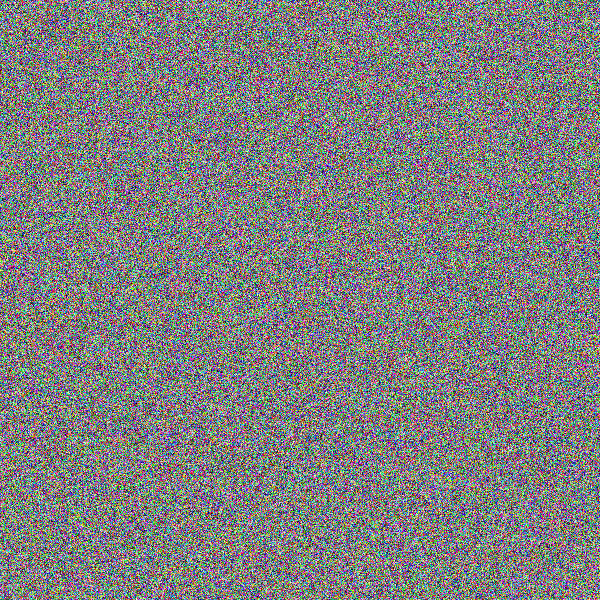
Frame 1 (no input)
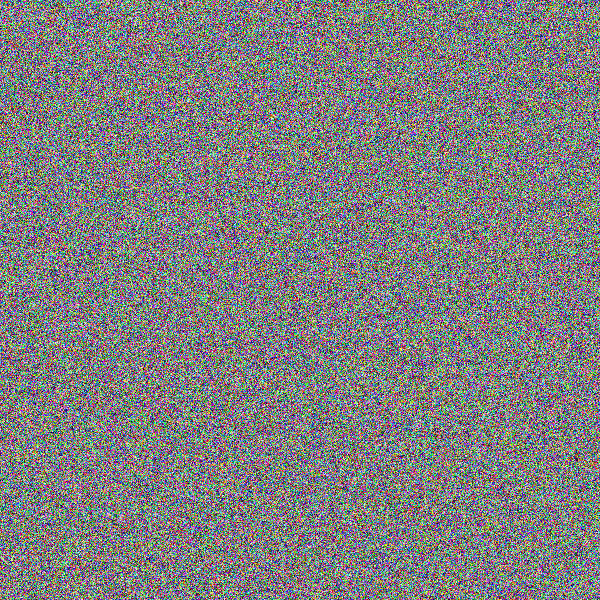
Frame 60 (the mouse pressed at the canvas centre just before this capture)
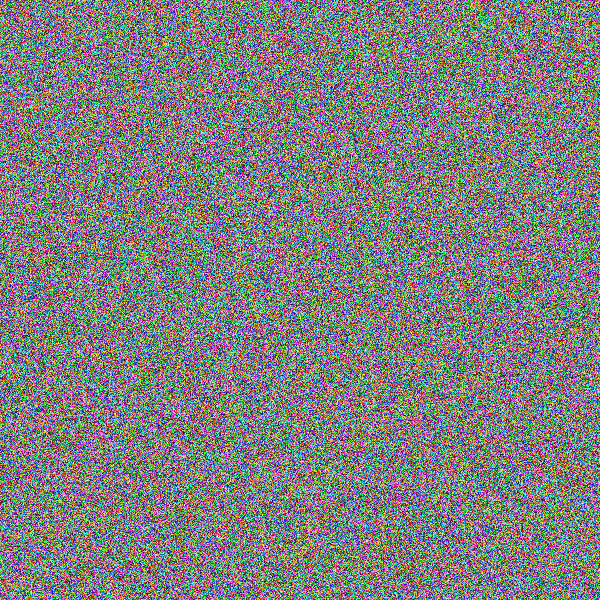
Frame 120 (the mouse held since frame 60 and released just before this capture)

The Processing sketch that drew these frames (run headless with seeded random() and noise(); from frame 60 on, the mouse is pressed at the canvas centre):

// Processing sketch: sketch_glitch
// ── sketch_glitch.pde
void setup() {
  size(600, 600);
}

void draw() {
  background(255);
  
  loadPixels();
  
  for (int i = 0; i < pixels.length; i++) {
    pixels[i] = color(random(255),random(255),random(255),100);
    //pixels[i] = color(random(255));
  }
  
  updatePixels();
}
